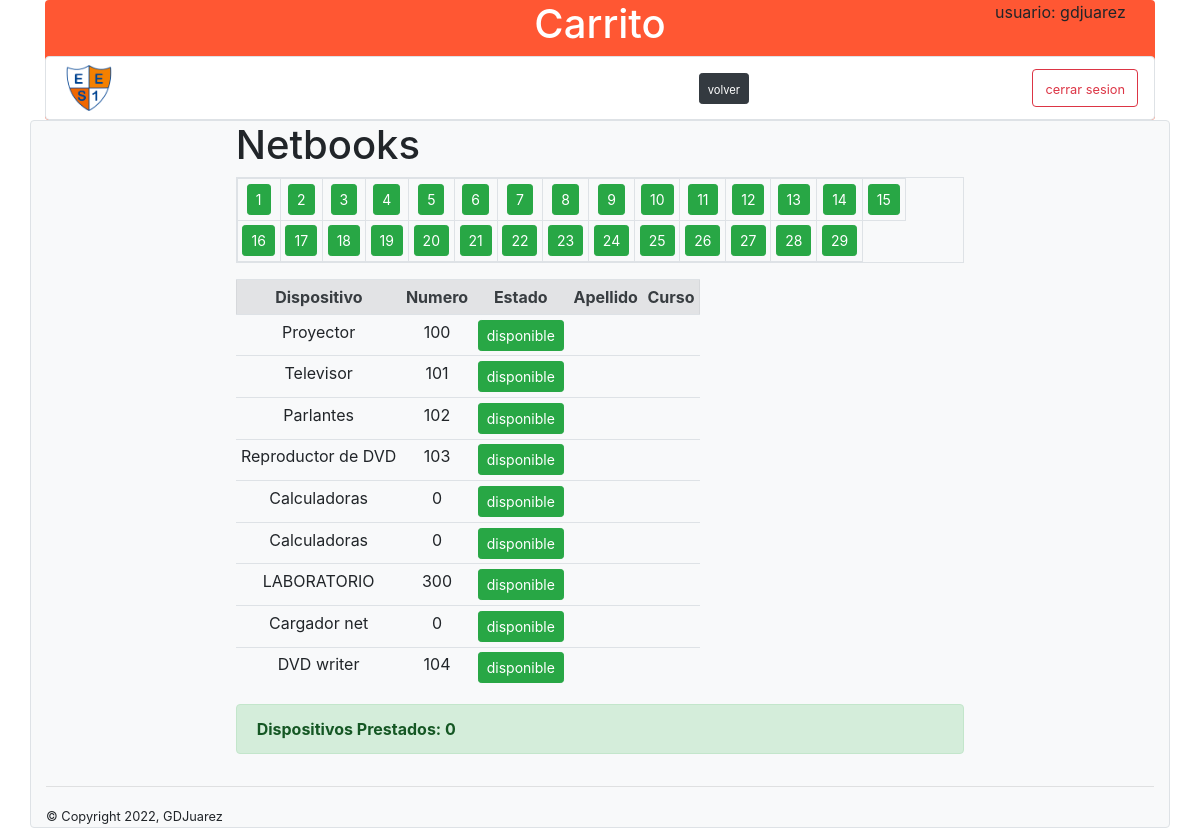
Page /prestamos/carrito.php (signed in) on the committed database.
### tables this page shows
CREATE TABLE `dispositivo` (
  `id` int(11) NOT NULL,
  `dispositivo` varchar(45) NOT NULL,
  `n_serial` varchar(45) NOT NULL,
  `numero` int(11) NOT NULL,
  `estado` varchar(20) NOT NULL,
  `Apellido` varchar(45) NOT NULL,
  `Curso` varchar(10) NOT NULL
);

### prestamos/carrito.php (the view, shortened to what this page needs)
<?php
include("../conexion/conexion.php");
$disp_prestados=0;
$sql = mysqli_query($miConexion,"SELECT id, dispositivo, n_serial, numero,estado,Apellido,Curso
FROM  dispositivo where dispositivo ='Netbook'");
$sql_otros = mysqli_query($miConexion,"SELECT id, dispositivo, n_serial, numero,estado,Apellido,Curso
FROM  dispositivo where dispositivo <>'Netbook'");
 ?>
<!doctype html>
<html lang="en">
<head>
    <link rel="stylesheet" href="https://cdn.jsdelivr.net/npm/bootstrap@4.6.0/dist/css/bootstrap.min.css"
>
    <link rel="stylesheet" href="https://cdnjs.cloudflare.com/ajax/libs/font-awesome/5.15.2/css/all.min.css">
    <link rel="../stylesheet" href="stylefondo.css">
</head>
<header>
    <div class="container">
        <div class="banner  rounded" style="background-color: #FF5733 ;">
            <div class="row">
                <div class="col-lg-2">
                </div>
                <div class="col-lg-8">
                    <h1 class="text-white text-center">Carrito</h1>
                </div>
                <div class="col-lg-2">
               <p>usuario:  <?php echo $_SESSION['user'];?></p>
                </div>
            </div>
            <nav class="navbar navbar-light bg-white border rounded">
                <img src="../img/escudo1.png" class="rounded " style="width:5%" alt="Responsive image">
                <form class="form-inline" action="menu.php" method="post">
                    <button class="btn btn-dark btn-sm" type="submit"><small>volver</small></button>
                </form>
                <form class="form-inline" action="../destruir.php" method="post">
                    <button class="btn btn-outline-danger " type="submit"><small>cerrar sesion</small></button>
                </form>
            </nav>
        </div>
    </div>
</header>
<body>
    <div class='container bg-light border rounded '>
        <div class="row ">
            <div class="col-md-2">
            </div>
            <div class="col-md-8">
                    <table class="table table-sm table-bordered text-center table-responsive" id="tablacarrito">
                        <h1>Netbooks</h1>
                        <?php if ($sql!='') {
                            $filas=1;
                            while($row = mysqli_fetch_assoc($sql)) {
                                if($filas==1 ){
                                   ?> <tr> <?php
                                }
                                $estado=$row['estado'];
                                    if($estado == "disponible"){
                                        $boton_color= "class='btn btn-sm btn-success'";
                                    }else{
                                        $boton_color="class='btn btn-sm btn-danger' ";
                                        $disp_prestados +=1;
                                    }
                             ?>
                            <td><input type='submit' id='estado' <?php echo $boton_color ?>
                                    value='<?php echo $row['numero'] ?>' /></td>
                                <?php
                                    if($filas == 15 or $filas== 29){
                                        ?> </tr> <?php
                                    }
                                    $filas+=1;
                            }
                        }
                        ?>
                     </table>
                     <table class="table table-sm table-hover text-center table-responsive" id="tablaPmo">
                        <tr class="sticky-top  text-center alert alert-secondary role='alert'>">
                            <th>Dispositivo</th>
                            <th>Numero</th>
                            <th>Estado</th>
                            <th>Apellido</th>
                            <th>Curso</th>
                        </tr>
                            <?php if ($sql!='') {
                                while($row = mysqli_fetch_assoc($sql_otros)) { ?>
                                        <tr>
                                            <td><?php echo $row['dispositivo']; ?></td>
                                            <td><?php echo $row['numero']; ?></td>
                                            <?php
                                                    $estado=$row['estado'];
                                                    $apellido=$row['Apellido'];
                                                    $curso=$row['Curso'];
                                            ?>
                                            <?php
                                        if($estado == "disponible"){
                                            $boton_color= "class='btn btn-sm btn-success'";
                                        }else{
                                            $boton_color="class='btn btn-sm btn-danger' ";
                                            $disp_prestados +=1;
                                        }
                                ?>
                                <td><input type='submit' id='estado' <?php echo $boton_color ?>
                                        value='<?php echo $row['estado']?>' /></td>
                                <td><?php echo $apellido ?></td>
                                <td><?php echo $curso?></td>
                            <?php
                                }
                            }
                            ?>
                            </table>
                        <?php if($disp_prestados==0){
                          echo " <div class='alert alert-success'>
                            <strong>Dispositivos Prestados: $disp_prestados </strong>
                            </div>";
                        }else{
                            echo " <div class='alert alert-danger'>
                            <strong>Dispositivos Prestados:  $disp_prestados  </strong>
                            </div>";
                        } ?>
            </div>
        </div>
        <hr>
<footer>
    <small>&copy; Copyright 2022, GDJuarez</small>
</footer>
    </div>
</body>
</html>

### rows in the picture
dispositivo: numero "1"
dispositivo: numero "2"
dispositivo: numero "3"
dispositivo: numero "4"
dispositivo: numero "5"
dispositivo: numero "6"
dispositivo: numero "7"
dispositivo: numero "8"
dispositivo: numero "9"
dispositivo: numero "10"
dispositivo: numero "11"
dispositivo: numero "12"
dispositivo: numero "13"
dispositivo: numero "14"
dispositivo: numero "15"
dispositivo: numero "16"
dispositivo: numero "17"
dispositivo: numero "18"
dispositivo: numero "19"
dispositivo: numero "20"
dispositivo: numero "21"
dispositivo: numero "22"
dispositivo: numero "23"
dispositivo: numero "24"
dispositivo: numero "25"
dispositivo: numero "26"
dispositivo: numero "27"
dispositivo: numero "28"
dispositivo: numero "29"
dispositivo: dispositivo "Proyector", numero "100", estado "disponible"
dispositivo: dispositivo "Televisor", numero "101", estado "disponible"
dispositivo: dispositivo "Parlantes", numero "102", estado "disponible"
dispositivo: dispositivo "Reproductor de DVD", numero "103", estado "disponible"
dispositivo: dispositivo "Calculadoras", numero "0", estado "disponible"
dispositivo: dispositivo "Calculadoras", numero "0", estado "disponible"
dispositivo: dispositivo "LABORATORIO", numero "300", estado "disponible"
dispositivo: dispositivo "Cargador net", numero "0", estado "disponible"
dispositivo: dispositivo "DVD writer", numero "104", estado "disponible"

### other values in the picture
$_SESSION['user'] "gdjuarez"
$disp_prestados "0"
